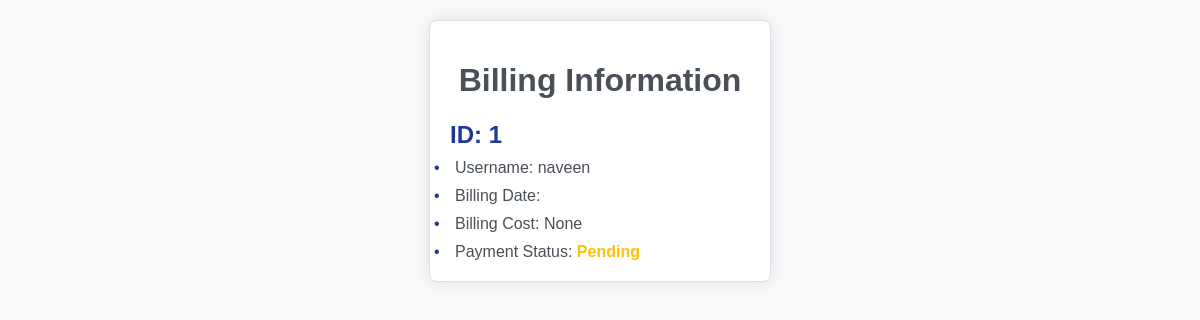
The app's page /billing_details/ (signed in), older data.
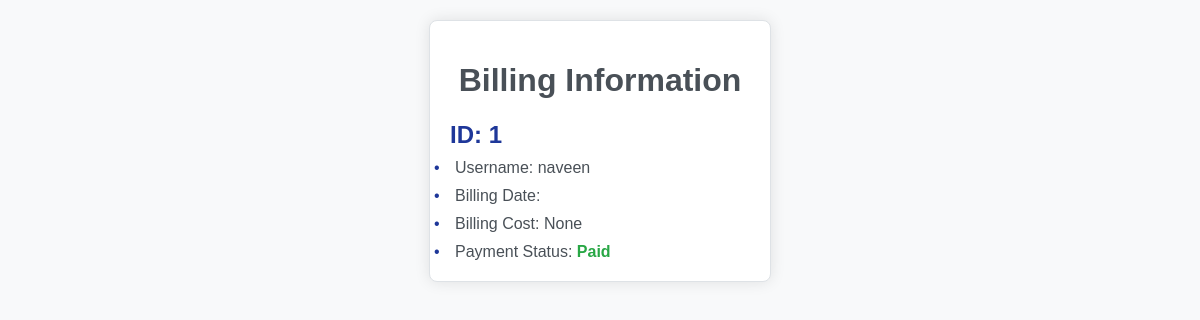
The same page, newer data.
### jobpositions/models.py (models this page shows, shortened)
class Billing(models.Model):
    id = models.AutoField(primary_key=True)
    username = models.CharField(max_length=255)
    billing_date = models.CharField(max_length=255)
    billing_cost = models.DecimalField(max_digits=10, decimal_places=2,null=True)
    payment_status=models.CharField(max_length=255,default='Pending')

### jobpositions/views.py (the view)
# urls.py: path('billing_details/', views.billing_details, name='billing_details'),
def billing_details(request):
    institutor_username = request.session.get('username')
    billing_data_list=Billing.objects.filter(username__icontains=institutor_username)
    return render(request, 'billing_details.html',{'billing_data_list':billing_data_list})

### jobpositions/templates/billing_details.html (shortened to what this page needs)
<!DOCTYPE html>
<html lang="en">
<head>
</head>
<body>
    {% for billing in billing_data_list %}
    <div class="card">
        <h1>Billing Information</h1>
        <h2>ID: {{ billing.id }}</h2>
        <p>Username: {{ billing.username }}</p>
        <p>Billing Date: {{ billing.billing_date }}</p>
        <p>Billing Cost: {{ billing.billing_cost }}</p>
        <p>Payment Status: <span class="status {% if billing.payment_status == 'Pending' %}pending{% elif billing.payment_status == 'Failed' %}failed{% else %}paid{% endif %}">{{ billing.payment_status }}</span></p>
    </div>
    {% endfor %}
</body>
</html>

### jobpositions/templates/billing_details.html (style rules this page uses)
body { font-family: 'Arial', sans-serif; background-color: #f8f9fa; margin: 0; padding: 0; display: flex; flex-wrap: wrap; justify-content: center; }
h1 { text-align: center; }
.card { background-color: #fff; border: 1px solid #dee2e6; border-radius: 8px; box-shadow: 0 0 15px rgba(0, 0, 0, 0.1); margin: 20px; padding: 20px; width: 300px; transition: box-shadow 0.3s ease; color: #495057; }
h2 { color: #1e3799; margin-bottom: 10px; }
p { margin: 10px 0; }
p:last-child { margin-bottom: 0; }
p::before { content: '\2022'; color: #1e3799; display: inline-block; width: 1em; margin-left: -1em; margin-right: 5px; }
.status { font-weight: bold; color: #28a745; }

Row changes from the older to the newer data that the page shows:
changed Billing "naveen": payment_status "Pending" → "Paid"
